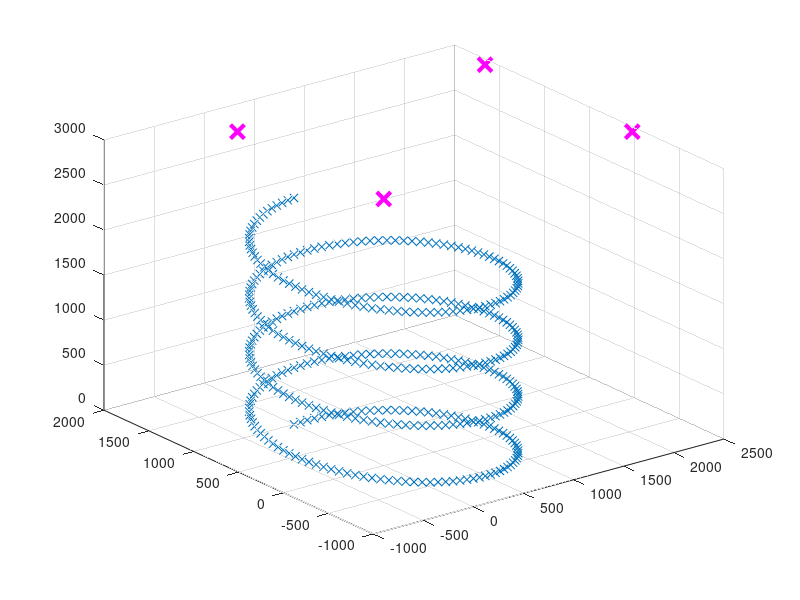

The MATLAB source for this figure: (Note: this script raises an error after producing the figure.)
%% Generate measurement and pressure data based on known anchor positions and given tag positions

%AltToPres = @(Z) 101325 * (1 - 2.25577*10^-5 * (Z*10^-3))^5.25588;   % [Pa]
AltToPres = @(Z,SNR) awgn(101325 * exp(-(Z/(7*10^6))), SNR, 'measured');   % [Pa]

%ALS = @(P) ((((1015.7/P)^0.190263 - 1) * 298.15)/0.0065);
ALS = @(P) (-7*10^6)*log(P/101325);


global data

data.anchors     = [0     0    2960     % Anchor 1
                   2480  0    2960     % Anchor 2
                   2470  1630 2960     % Anchor 3
                   0     1630 2960]';  % Anchor 4       % [mm]
               
           

data.ALS0 = 2000;                                        % [mm]        



% Single point
%data.posTrue = [459; 2026; 2960]';                         % [mm]

% Linear motion path in all 3 axis
%N = 50;
%data.posTrue = [linspace(400, 1500, N)' linspace(500, 1900, N)' linspace(800, 1000, N)'];                         % [mm]

% Helix path
t = 0:pi/50:8*pi;
st = sin(t);
ct = cos(t);
data.posTrue = [st'*1000 ct'*1000 t'*100];

figure(1)
plot3(data.posTrue(:,1), data.posTrue(:,2), data.posTrue(:,3),'x')
hold on
grid on
plot3(data.anchors(1,:)', data.anchors(2,:)', data.anchors(3,:)','xm','MarkerSize',10,'LineWidth',3)

% Generate clean data
data.Mz = sum(data.anchors(3,:)) / size(data.anchors,2);   % [mm]
data.Mp = AltToPres(data.Mz, 10000);                             % [Pa]

data.measClean = zeros(size(data.posTrue,2),size(data.anchors,2));
data.presClean = zeros(1,size(data.posTrue,2));

for u = 1:size(data.posTrue,1)
    for n = 1:size(data.anchors,2)
        data.measClean(u,n) = sqrt(sum((transpose(data.posTrue(u,:))-data.anchors(:,n)).^2));
    end
    data.presClean(u) = AltToPres(data.posTrue(u,3), 10000);
end

ColorNoise = 2;

data.Mp = data.Mp + ColorNoise;     
data.presCleanNoise = data.presClean + ColorNoise;

% Add noise
data.meas = awgn(data.measClean, 400, 'measured');


%% Estimate posTrue by weighted nonlinear least squares from measurements, anchor positions and pressure

W = 1;

%nl_struct = initiate_nonlinear(data.anchors);
%nl_structP = initiate_nonlinear_pres(data.anchors,W);

x = zeros(size(data.meas,1),3);
%xp = zeros(size(data.meas,1),3);
for n=1:size(data.meas,1)
    x(n,:) = round(calculate_nonlinear(nl_struct, data.anchors, data.meas(n,:))',4);
    %xp(n,:) = round(calculate_nonlinear_pres(nl_structP, data.anchors, data.meas(n,:), data.presClean(n), data.Mp, W, ALS)',4);
end

plot3(x(:,1), x(:,2), x(:,3),'r')
%hold on
%plot3(xp(:,1), xp(:,2), xp(:,3),'g')
legend('True path','Anchors','Estimate no pressure','Estimate w. pressure')
